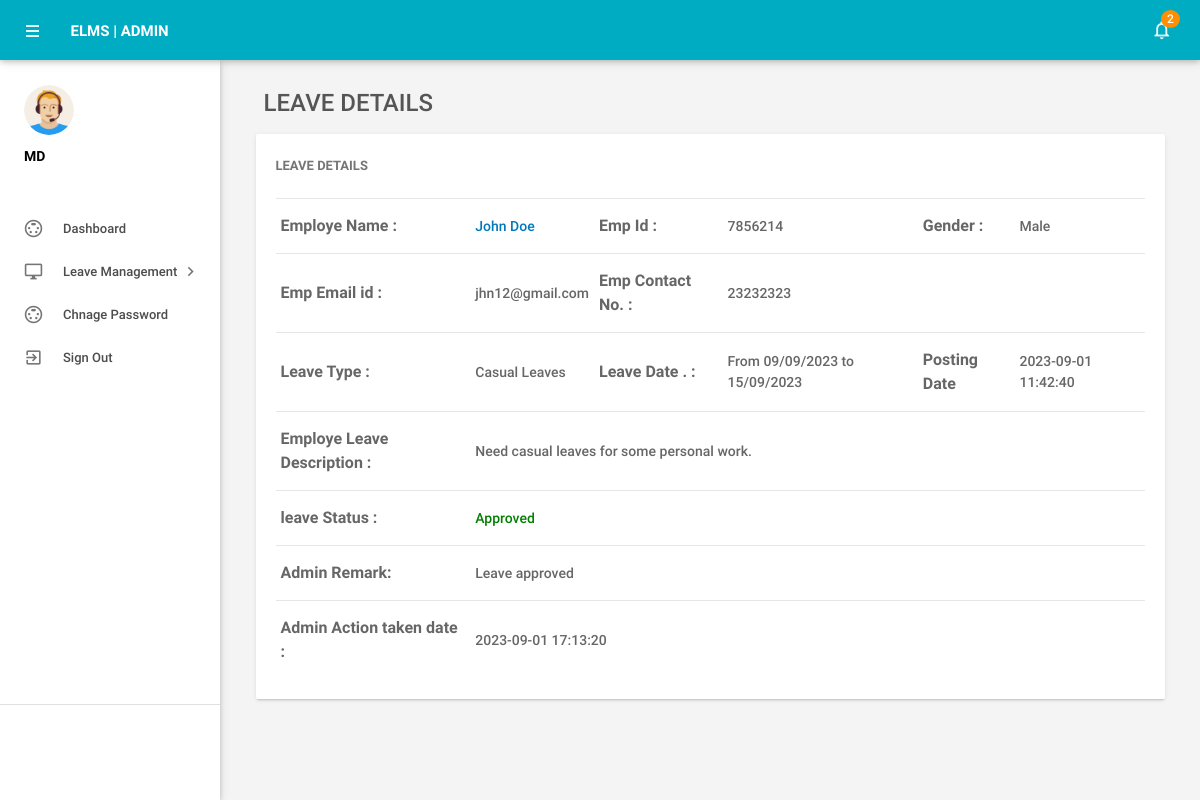
Page /elms/elms/engineer/leave-details.php?leaveid=12 (signed in) on the committed database.
### tables this page shows
CREATE TABLE `tblleaves` (
  `id` int(11) NOT NULL,
  `LeaveType` varchar(110) DEFAULT NULL,
  `ToDate` varchar(120) DEFAULT NULL,
  `FromDate` varchar(120) DEFAULT NULL,
  `Description` mediumtext DEFAULT NULL,
  `PostingDate` timestamp NULL DEFAULT current_timestamp(),
  `AdminRemark` mediumtext DEFAULT NULL,
  `AdminRemarkDate` varchar(120) DEFAULT NULL,
  `Status` int(1) DEFAULT NULL,
  `IsRead` int(1) DEFAULT NULL,
  `empid` int(11) DEFAULT NULL
);

CREATE TABLE `tblemployees` (
  `id` int(11) NOT NULL,
  `EmpId` varchar(100) NOT NULL,
  `FirstName` varchar(150) DEFAULT NULL,
  `LastName` varchar(150) DEFAULT NULL,
  `EmailId` varchar(200) DEFAULT NULL,
  `Password` varchar(180) DEFAULT NULL,
  `Gender` varchar(100) DEFAULT NULL,
  `Dob` varchar(100) DEFAULT NULL,
  `Department` varchar(255) DEFAULT NULL,
  `Address` varchar(255) DEFAULT NULL,
  `City` varchar(200) DEFAULT NULL,
  `Country` varchar(150) DEFAULT NULL,
  `Phonenumber` char(11) DEFAULT NULL,
  `Status` int(1) DEFAULT NULL,
  `RegDate` timestamp NULL DEFAULT current_timestamp()
);

### elms/elms/engineer/leave-details.php (the view, shortened to what this page needs)
<?php
include('includes/config.php');
if(strlen($_SESSION['alogin'])==0)
    {
header('location:index.php');
}
else{
 ?>
<!DOCTYPE html>
<html lang="en">
    <head>
        <link type="text/css" rel="stylesheet" href="../assets/plugins/materialize/css/materialize.min.css"/>
        <link href="../assets/plugins/material-preloader/css/materialPreloader.min.css" rel="stylesheet">
        <link href="../assets/plugins/datatables/css/jquery.dataTables.min.css" rel="stylesheet">
                <link href="../assets/plugins/google-code-prettify/prettify.css" rel="stylesheet" type="text/css"/>
        <link href="../assets/css/alpha.min.css" rel="stylesheet" type="text/css"/>
        <link href="../assets/css/custom.css" rel="stylesheet" type="text/css"/>
    </head>
    <body>
       <?php include('includes/header.php');?>
       <?php include('includes/sidebar.php');?>
            <main class="mn-inner">
                <div class="row">
                    <div class="col s12">
                        <div class="page-title" style="font-size:24px;">Leave Details</div>
                    </div>
                    <div class="col s12 m12 l12">
                        <div class="card">
                            <div class="card-content">
                                <span class="card-title">Leave Details</span>
                                <table id="example" class="display responsive-table ">
                                    <tbody>
<?php
$lid=intval($_GET['leaveid']);
$sql = "SELECT tblleaves.id as lid,tblemployees.FirstName,tblemployees.LastName,tblemployees.EmpId,tblemployees.id,tblemployees.Gender,tblemployees.Phonenumber,tblemployees.EmailId,tblleaves.LeaveType,tblleaves.ToDate,tblleaves.FromDate,tblleaves.Description,tblleaves.PostingDate,tblleaves.Status,tblleaves.AdminRemark,tblleaves.AdminRemarkDate from tblleaves join tblemployees on tblleaves.empid=tblemployees.id where tblleaves.id=:lid";
$query = $dbh -> prepare($sql);
$query->bindParam(':lid',$lid,PDO::PARAM_STR);
$query->execute();
$results=$query->fetchAll(PDO::FETCH_OBJ);
$cnt=1;
if($query->rowCount() > 0)
{
foreach($results as $result)
{
      ?>
                                        <tr>
                                            <td style="font-size:16px;"> <b>Employe Name :</b></td>
                                              <td><a href="editemployee.php?empid=<?php echo htmlentities($result->id);?>" target="_blank">
                                                <?php echo htmlentities($result->FirstName." ".$result->LastName);?></a></td>
                                              <td style="font-size:16px;"><b>Emp Id :</b></td>
                                              <td><?php echo htmlentities($result->EmpId);?></td>
                                              <td style="font-size:16px;"><b>Gender :</b></td>
                                              <td><?php echo htmlentities($result->Gender);?></td>
                                          </tr>
                                          <tr>
                                             <td style="font-size:16px;"><b>Emp Email id :</b></td>
                                            <td><?php echo htmlentities($result->EmailId);?></td>
                                             <td style="font-size:16px;"><b>Emp Contact No. :</b></td>
                                            <td><?php echo htmlentities($result->Phonenumber);?></td>
                                            <td>&nbsp;</td>
                                             <td>&nbsp;</td>
                                        </tr>
  <tr>
                                             <td style="font-size:16px;"><b>Leave Type :</b></td>
                                            <td><?php echo htmlentities($result->LeaveType);?></td>
                                             <td style="font-size:16px;"><b>Leave Date . :</b></td>
                                            <td>From <?php echo htmlentities($result->FromDate);?> to <?php echo htmlentities($result->ToDate);?></td>
                                            <td style="font-size:16px;"><b>Posting Date</b></td>
                                           <td><?php echo htmlentities($result->PostingDate);?></td>
                                        </tr>
<tr>
                                             <td style="font-size:16px;"><b>Employe Leave Description : </b></td>
                                            <td colspan="5"><?php echo htmlentities($result->Description);?></td>
                                        </tr>
<tr>
<td style="font-size:16px;"><b>leave Status :</b></td>
<td colspan="5"><?php $stats=$result->Status;
if($stats==1){
?>
<span style="color: green">Approved</span>
 <?php } if($stats==2)  { ?>
<span style="color: red">Not Approved</span>
<?php } if($stats==0)  { ?>
 <span style="color: blue">waiting for approval</span>
 <?php } ?>
</td>
</tr>
<tr>
<td style="font-size:16px;"><b>Admin Remark: </b></td>
<td colspan="5"><?php
if($result->AdminRemark==""){
  echo "waiting for Approval";
}
else{
echo htmlentities($result->AdminRemark);
}
?></td>
 </tr>
 <tr>
<td style="font-size:16px;"><b>Admin Action taken date : </b></td>
<td colspan="5"><?php
if($result->AdminRemarkDate==""){
  echo "NA";
}
else{
echo htmlentities($result->AdminRemarkDate);
}
?></td>
 </tr>
                                         <?php $cnt++;} }?>
                                    </tbody>
                                </table>
                            </div>
                        </div>
                    </div>
                </div>
            </main>
        </div>
        <div class="left-sidebar-hover"></div>
    </body>
</html>
<?php } ?>

### rows in the picture
tblleaves: tblemployees.FirstName+LastName "John Doe", tblemployees.EmpId "7856214", tblemployees.Gender "Male", tblemployees.EmailId "jhn12@gmail.com", tblemployees.Phonenumber "23232323", LeaveType "Casual Leaves", FromDate "09/09/2023", ToDate "15/09/2023", PostingDate "2023-09-01 11:42:40", Description "Need casual leaves for some personal work.", Status "Approved", AdminRemark "Leave approved", AdminRemarkDate "2023-09-01 17:13:20"

### other values in the picture
$unreadcount "2"
